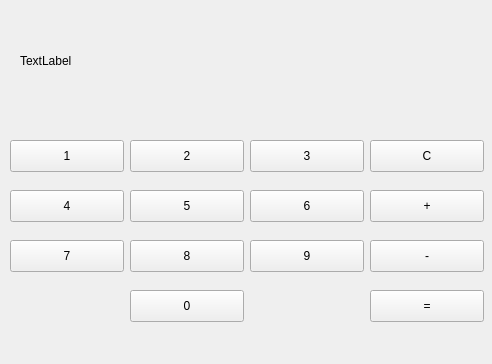
<?xml version="1.0" encoding="UTF-8"?>
<ui version="4.0">
 <class>CalculatorInterface</class>
 <widget class="QWidget" name="CalculatorInterface">
  <property name="geometry">
   <rect>
    <x>0</x>
    <y>0</y>
    <width>492</width>
    <height>364</height>
   </rect>
  </property>
  <property name="windowTitle">
   <string>CalculatorInterface</string>
  </property>
  <widget class="QLabel" name="label">
   <property name="geometry">
    <rect>
     <x>20</x>
     <y>30</y>
     <width>451</width>
     <height>61</height>
    </rect>
   </property>
   <property name="text">
    <string>TextLabel</string>
   </property>
  </widget>
  <widget class="QPushButton" name="pushButton">
   <property name="geometry">
    <rect>
     <x>10</x>
     <y>140</y>
     <width>114</width>
     <height>32</height>
    </rect>
   </property>
   <property name="text">
    <string>1</string>
   </property>
  </widget>
  <widget class="QPushButton" name="pushButton_2">
   <property name="geometry">
    <rect>
     <x>130</x>
     <y>140</y>
     <width>114</width>
     <height>32</height>
    </rect>
   </property>
   <property name="text">
    <string>2</string>
   </property>
  </widget>
  <widget class="QPushButton" name="pushButton_3">
   <property name="geometry">
    <rect>
     <x>250</x>
     <y>140</y>
     <width>114</width>
     <height>32</height>
    </rect>
   </property>
   <property name="text">
    <string>3</string>
   </property>
  </widget>
  <widget class="QPushButton" name="ClearButton">
   <property name="geometry">
    <rect>
     <x>370</x>
     <y>140</y>
     <width>114</width>
     <height>32</height>
    </rect>
   </property>
   <property name="text">
    <string>C</string>
   </property>
  </widget>
  <widget class="QPushButton" name="pushButton_5">
   <property name="geometry">
    <rect>
     <x>10</x>
     <y>190</y>
     <width>114</width>
     <height>32</height>
    </rect>
   </property>
   <property name="text">
    <string>4</string>
   </property>
  </widget>
  <widget class="QPushButton" name="AddButton">
   <property name="geometry">
    <rect>
     <x>370</x>
     <y>190</y>
     <width>114</width>
     <height>32</height>
    </rect>
   </property>
   <property name="text">
    <string>+</string>
   </property>
  </widget>
  <widget class="QPushButton" name="pushButton_7">
   <property name="geometry">
    <rect>
     <x>130</x>
     <y>190</y>
     <width>114</width>
     <height>32</height>
    </rect>
   </property>
   <property name="text">
    <string>5</string>
   </property>
  </widget>
  <widget class="QPushButton" name="pushButton_8">
   <property name="geometry">
    <rect>
     <x>250</x>
     <y>190</y>
     <width>114</width>
     <height>32</height>
    </rect>
   </property>
   <property name="text">
    <string>6</string>
   </property>
  </widget>
  <widget class="QPushButton" name="pushButton_9">
   <property name="geometry">
    <rect>
     <x>10</x>
     <y>240</y>
     <width>114</width>
     <height>32</height>
    </rect>
   </property>
   <property name="text">
    <string>7</string>
   </property>
  </widget>
  <widget class="QPushButton" name="MinusButton">
   <property name="geometry">
    <rect>
     <x>370</x>
     <y>240</y>
     <width>114</width>
     <height>32</height>
    </rect>
   </property>
   <property name="text">
    <string>-</string>
   </property>
  </widget>
  <widget class="QPushButton" name="pushButton_11">
   <property name="geometry">
    <rect>
     <x>130</x>
     <y>240</y>
     <width>114</width>
     <height>32</height>
    </rect>
   </property>
   <property name="text">
    <string>8</string>
   </property>
  </widget>
  <widget class="QPushButton" name="pushButton_12">
   <property name="geometry">
    <rect>
     <x>250</x>
     <y>240</y>
     <width>114</width>
     <height>32</height>
    </rect>
   </property>
   <property name="text">
    <string>9</string>
   </property>
  </widget>
  <widget class="QPushButton" name="equalsButton">
   <property name="geometry">
    <rect>
     <x>370</x>
     <y>290</y>
     <width>114</width>
     <height>32</height>
    </rect>
   </property>
   <property name="text">
    <string>=</string>
   </property>
  </widget>
  <widget class="QPushButton" name="pushButton_15">
   <property name="geometry">
    <rect>
     <x>130</x>
     <y>290</y>
     <width>114</width>
     <height>32</height>
    </rect>
   </property>
   <property name="text">
    <string>0</string>
   </property>
  </widget>
 </widget>
 <layoutdefault spacing="6" margin="11"/>
 <resources/>
 <connections/>
</ui>
